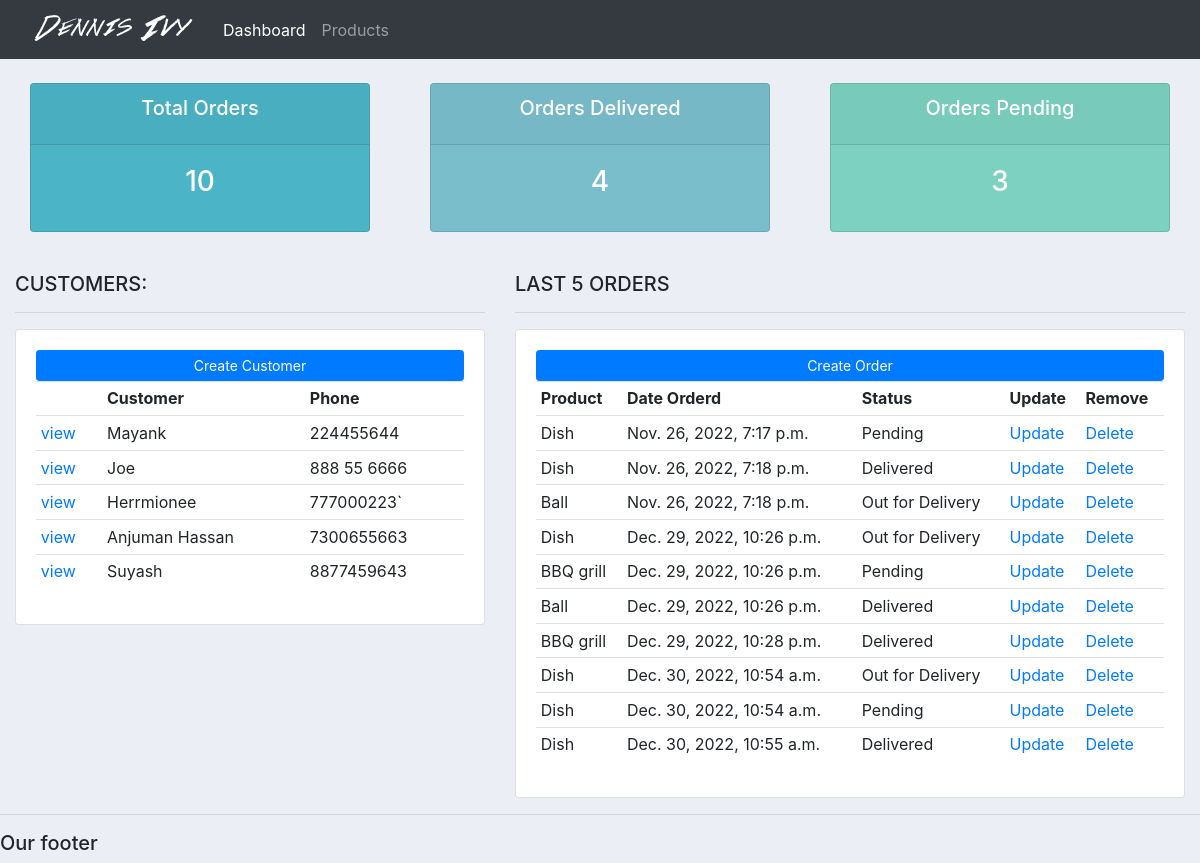
The app's page /, older data.
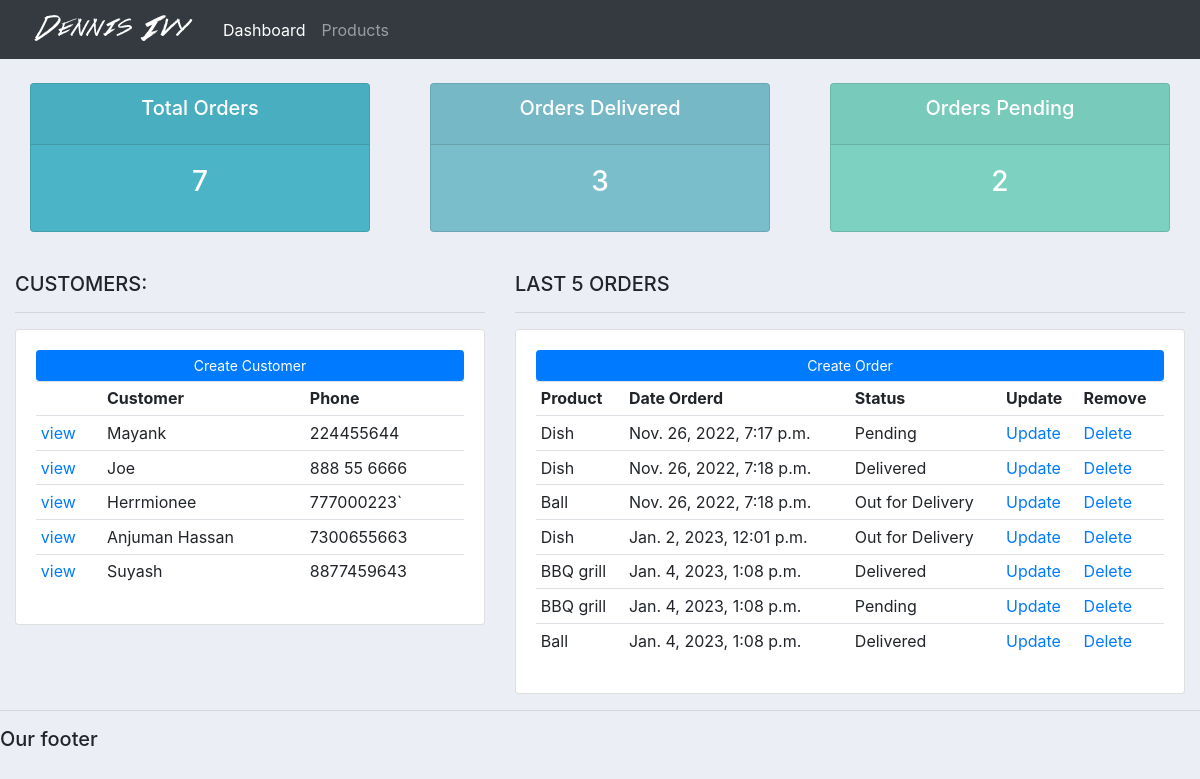
The same page, newer data.
### accounts/models.py (models this page shows, shortened)
class Customer(models.Model):
    name = models.CharField(max_length=200, null=True)
    phone = models.CharField(max_length=200, null=True)
    email = models.CharField(max_length=200, null=True)
    date_created= models.DateTimeField(auto_now_add=True, null=True)

class Order(models.Model):
    STATUS=(
        ('Pending', 'Pending'),
        ('Out for Delivery','Out for Delivery'),
        ('Delivered', 'Delivered'),
    )
    customer= models.ForeignKey(Customer,null = True, on_delete=models.SET_NULL)
    product=models.ForeignKey(Product,null = True, on_delete=models.SET_NULL)
    date_created = models.DateTimeField(auto_now_add=True, null=True)
    status = models.CharField(max_length=200, null=True, choices=STATUS)
    note= models.CharField(max_length=10000, null=True)

class Product(models.Model):
    CATEGORY=(
        ('Indoor','Indoor'),
        ('Out Door', 'Out Door')
    )
    name = models.CharField(max_length=200, null=True)
    price = models.FloatField(null=True)
    category = models.CharField(max_length=200, null=True, choices=CATEGORY)
    description = models.CharField(max_length=200, null=True, blank=True)
    date_created = models.DateTimeField(auto_now_add=True, null=True)
    tags= models.ManyToManyField(tags)
    def __str__(self) -> str:
        return self.name

### accounts/views.py (the view)
# urls.py: path('', views.home, name="home"),
def home(request):
	orders= Order.objects.all()
	customers = Customer.objects.all()
	total_customer= customers.count()
	total_orders= orders.count()
	delivered = orders.filter(status='Delivered').count()
	pending = orders.filter(status='Pending').count()
	return render(request, 'accounts/dashboard.html',{
		"orders" : orders,
		"customers" : customers,
		"total_orders":total_orders,
		"delivered": delivered,
		"pending": pending,
	})

### accounts/templates/accounts/dashboard.html
{%  extends 'accounts/main.html' %}
{% block content %}
    {%  include 'main_template/status.html' %}
    <br>
    <div class="row">
        <div class="col-md-5">
            <h5>CUSTOMERS:</h5>
            <hr>
            <div class="card card-body">
                <a class="btn btn-primary  btn-sm btn-block" href="">Create Customer</a>
                <table class="table table-sm">
                    <tr>
                        <th></th>
                        <th>Customer</th>
                        <th>Phone</th>
                    </tr>
                    {% for customer in customers %}
                        <tr>
                            <td><a href="{% url 'customer' customer.id %}">view</a></td>
                            <td>{{ customer.name }}</td>
                            <td>{{ customer.phone }}</td>
                        </tr>
                    {% endfor %}
                </table>
            </div>
        </div>
        <div class="col-md-7">
            <h5>LAST 5 ORDERS</h5>
            <hr>
            <div class="card card-body">
                <a class="btn btn-primary  btn-sm btn-block" href="">Create Order</a>
                <table class="table table-sm">
                    <tr>
                        <th>Product</th>
                        <th>Date Orderd</th>
                        <th>Status</th>
                        <th>Update</th>
                        <th>Remove</th>
                    </tr>
                    {% for order in orders %}
                        <tr>
                            <td>{{ order.product }}</td>
                            <td>{{ order.date_created }}</td>
                            <td>{{ order.status}}</td>
                            <td><a href="{% url 'update_order' order.id %}">Update</a></td>
                            <td><a href="{% url 'delete_order' order.id %}">Delete</a></td>
                        </tr>
                    {% endfor %}
                </table>
            </div>
        </div>
    </div>
{% endblock %}

### accounts/templates/accounts/main.html (shortened to what this page needs)
{% load static %}
<!DOCTYPE html>
<html>
<head>
	<link rel="stylesheet" href="https://stackpath.bootstrapcdn.com/bootstrap/4.3.1/css/bootstrap.min.css">
    <link rel="stylesheet" type="text/css" href="{% static '/css/main.css'%}">
</head>
<body>
	{%  include 'main_template/navbar.html' %}
	<div class="container-fluid">
	{% block content %}
	{% endblock %}
    </div>
	<hr>
	<h5>Our footer</h5>
</body>
</html>

### accounts/templates/main_template/navbar.html (shortened to what this page needs)
{% load static %}
<nav class="navbar navbar-expand-lg navbar-dark bg-dark">
    <img src="{% static 'images/logo.png' %}">
    <div class="collapse navbar-collapse" id="navbarNav">
      <ul class="navbar-nav">
        <li class="nav-item active">
          <a class="nav-link" href="{% url 'home' %}">Dashboard</a>
        </li>
        <li class="nav-item">
          <a class="nav-link" href="{% url 'products' %}">Products</a>
        </li>
      </ul>
    </div>
  </nav>

### accounts/templates/main_template/status.html
<br>
<div class="row">
	<div class="col">
		<div class="col-md">
			<div class="card text-center text-white  mb-3" id="total-orders">
			  	<div class="card-header">
			  		<h5 class="card-title">Total Orders</h5>
			  	</div>
			  	<div class="card-body">
			    	<h3 class="card-title">{{total_orders}}</h3>
			  	</div>
			</div>
		</div>
	</div>
	<div class="col">
		<div class="col-md">
			<div class="card text-center text-white  mb-3" id="orders-delivered">
			  	<div class="card-header">
			  		<h5 class="card-title">Orders Delivered</h5>
			  	</div>
			  	<div class="card-body">
			    	<h3 class="card-title">{{ delivered }}</h3>
			  	</div>
			</div>
		</div>
	</div>
	<div class="col">
		<div class="col-md">
			<div class="card text-center text-white  mb-3" id="orders-pending">
			  	<div class="card-header">
			  		<h5 class="card-title">Orders Pending</h5>
			  	</div>
			  	<div class="card-body">
			    	<h3 class="card-title">{{pending}}</h3>
			  	</div>
			</div>
		</div>
	</div>
</div>

### static/css/main.css (style rules this page uses)
body { background-color: #ebeff5; }
#total-orders { background-color: #4cb4c7; }
#orders-delivered { background-color: #7abecc; }
#orders-pending { background-color: #7CD1C0; }

Row changes from the older to the newer data that the page shows:
removed Order: product "Dish", date_created "Dec. 29, 2022, 10:26 p.m.", status "Out for Delivery"
removed Order: product "BBQ grill", date_created "Dec. 29, 2022, 10:26 p.m.", status "Pending"
removed Order: product "Ball", date_created "Dec. 29, 2022, 10:26 p.m.", status "Delivered"
removed Order: product "BBQ grill", date_created "Dec. 29, 2022, 10:28 p.m.", status "Delivered"
removed Order: product "Dish", date_created "Dec. 30, 2022, 10:54 a.m.", status "Out for Delivery"
removed Order: product "Dish", date_created "Dec. 30, 2022, 10:54 a.m.", status "Pending"
removed Order: product "Dish", date_created "Dec. 30, 2022, 10:55 a.m.", status "Delivered"
added Order: product "Dish", date_created "Jan. 2, 2023, 12:01 p.m.", status "Out for Delivery"
added Order: product "BBQ grill", date_created "Jan. 4, 2023, 1:08 p.m.", status "Delivered"
added Order: product "BBQ grill", date_created "Jan. 4, 2023, 1:08 p.m.", status "Pending"
added Order: product "Ball", date_created "Jan. 4, 2023, 1:08 p.m.", status "Delivered"
Text that changed along with them:
{{ total_orders }}: "10" → "7"
{{ delivered }}: "4" → "3"
{{ pending }}: "3" → "2"
